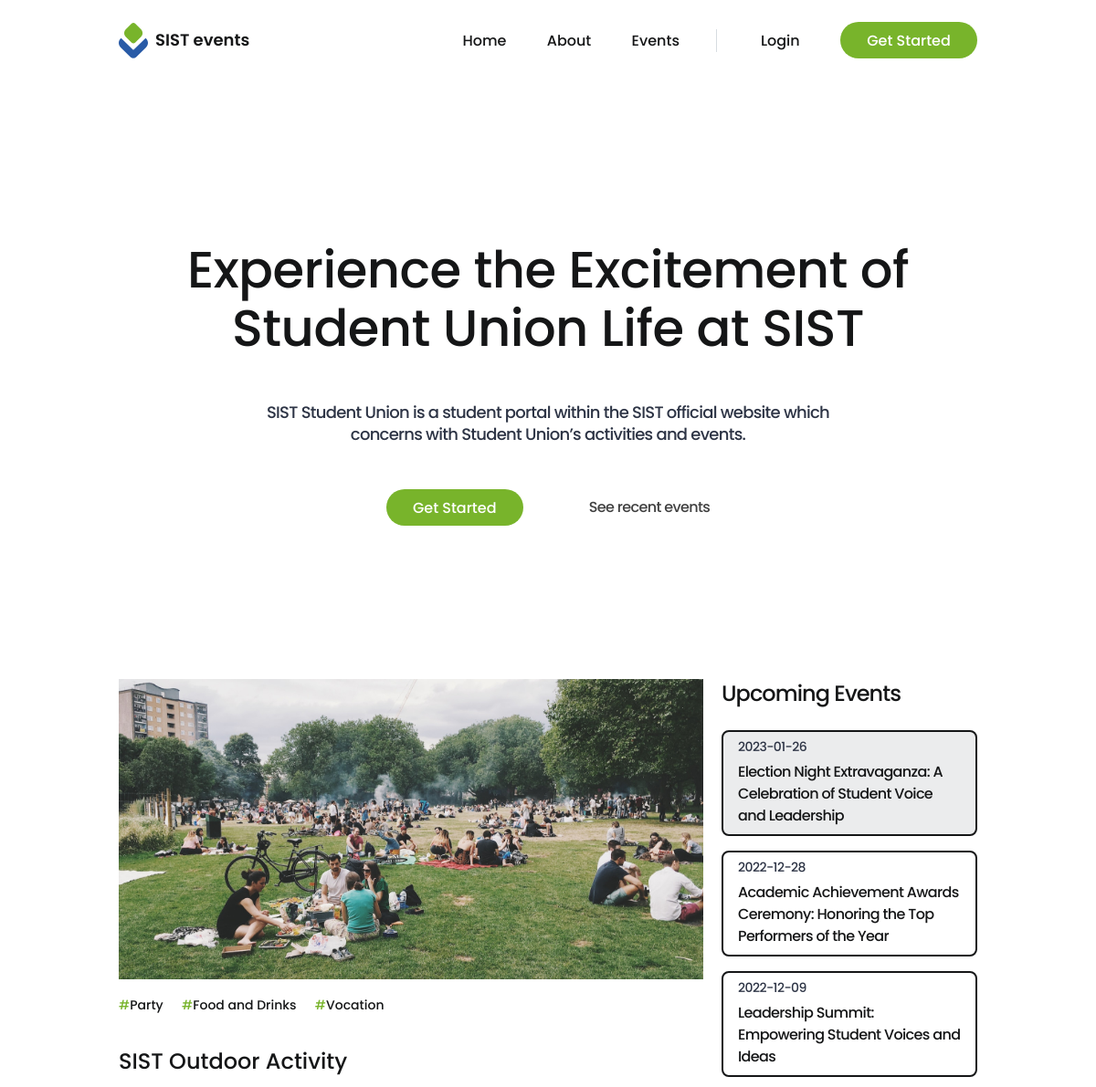
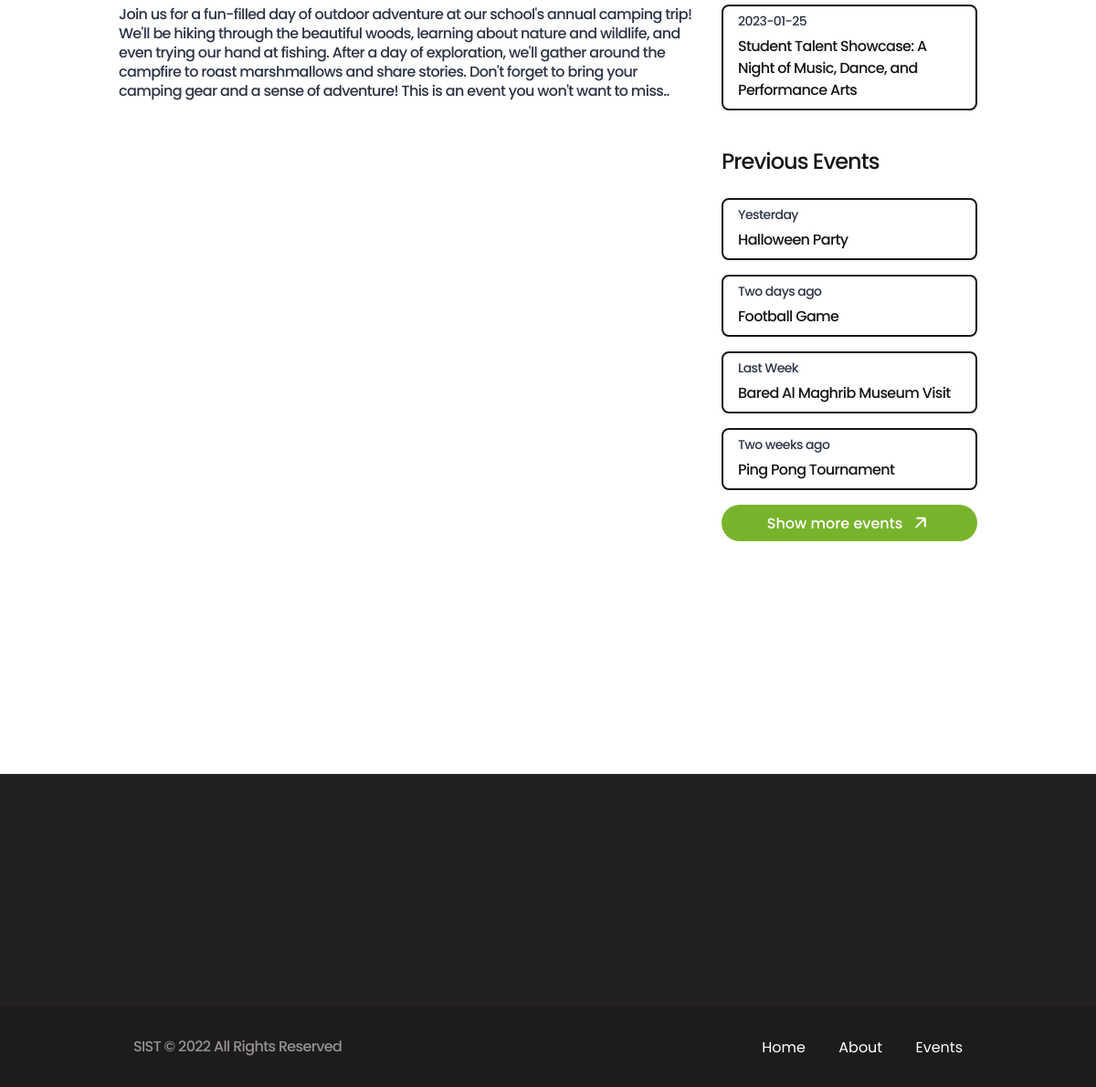
The page / on the database its author committed (2 pictures, top to bottom).
### tables this page shows
CREATE TABLE IF NOT EXISTS `event_details` (
  `event_id` int(11) NOT NULL AUTO_INCREMENT,
  `event_name` varchar(100) NOT NULL,
  `event_description` varchar(500) DEFAULT NULL,
  `event_category` varchar(50) DEFAULT NULL,
  `keywords` varchar(100) DEFAULT NULL,
  `video_url` varchar(100) DEFAULT NULL,
  `image_url` varchar(100) DEFAULT NULL,
  `start_date` date DEFAULT NULL,
  `end_date` date DEFAULT NULL,
  `user_id` int(11) NOT NULL,
  PRIMARY KEY (`event_id`),
  KEY `user_id` (`user_id`)
);

### index.php (the view, shortened to what this page needs)
<?php
$today = new DateTime();
$mysqli = require __DIR__ . "/includes/db.php";
$eventsSQL = "SELECT * FROM event_details";
$res = $mysqli->query($eventsSQL);
?>
<!DOCTYPE html>
<html lang="en">
<head>
    <link rel="stylesheet" href="./styles/scss/main.css"/>
</head>
<body>
<div class="nav-container">
    <nav>
        <div class="logo">
            <a href="index.php">
                <img
                        src="./assets/icons/SIST Events Logo.svg"
                        alt="SIST Events Logo"
                />
                <h6 class="logo-title">SIST events</h6>
            </a>
        </div>
        <div class="links-holder">
            <div class="links hide-for-tablet">
                <a href="index.php">Home</a>
                <a href="./about.php">About</a>
                <a href="events.php">Events</a>
            </div>
            <div class="nav-cta">
                <a href="login-page.php">Login</a>
                <button onclick="window.location.href = 'register.php'">Get Started</button>
            </div>
        </div>
    </nav>
</div>
<header>
    <h1>Experience the Excitement of Student Union Life at SIST</h1>
    <p>
        SIST Student Union is a student portal within the SIST official website
        which concerns with Student Union’s activities and events.
    </p>
    <div class="head-cta">
        <a href="./register.php">
            <button>Get Started</button>
        </a>
        <a href="#recent-events">See recent events</a>
    </div>
</header>
<main>
    <div id="recent-events" class="events-container">
        <article>
            <img
                    class="article-img"
                 src="./assets/images/SIST Outside Activity.jpg"
                 alt="SIST outside activity"
            />
            <div class="event-keywords">
                <a href="#"><span>#</span>Party</a>
                <a href="#"><span>#</span>Food and Drinks</a>
                <a href="#"><span>#</span>Vocation</a>
            </div>
            <div class="article-body">
                <h6 class="article-body-title">SIST Outdoor Activity</h6>
                <p class="event-body-text">
                    Join us for a fun-filled day of outdoor adventure at our school's annual camping trip! We'll be
                    hiking through the beautiful woods, learning about nature and wildlife, and even trying our hand at
                    fishing. After a day of exploration, we'll gather around the campfire to roast marshmallows and
                    share stories. Don't forget to bring your camping gear and a sense of adventure! This is an event
                    you won't want to miss..
                </p>
            </div>
        </article>
        <div class="events-menu-container">
            <div class="events-menu hidden">
                <div class="upcoming-events">
                    <h4>Upcoming Events</h4>
                    <?php while ($row = $res->fetch_assoc()) { ?>
                    <?php if ($today > new DateTime($row["start_date"])) { ?> <?php ?>
                    <div id="<?php echo $row["event_id"]?>" class="event">
                        <p><?php echo $row["start_date"] ?></p>
                        <h6><?php echo $row["event_name"]?> </h6>
                    </div>
                    <?php } ?>
                    <?php } ?>
                </div>
                <div class="previous-events">
                    <h4>Previous Events</h4>
                    <div id="3" class="event">
                        <p>Yesterday</p>
                        <h6>Halloween Party</h6>
                    </div>
                    <div id="2" class="event">
                        <p>Two days ago</p>
                        <h6>Football Game</h6>
                    </div>
                    <div id="1" class="event">
                        <p>Last Week</p>
                        <h6>Bared Al Maghrib Museum Visit</h6>
                    </div>
                    <div id="0" class="event">
                        <p>Two weeks ago</p>
                        <h6>Ping Pong Tournament</h6>
                    </div>
                </div>
                <a href="events.php">
                    <button>Show more events <img src="./assets/icons/arrow-up-right.svg" alt="Arrow Up Right Icon">
                    </button>
                </a>
            </div>
        </div>
    </div>
</main>
<footer>
    <div class="footer-details-container">
        <div class="footer-details">
        </div>
    </div>
    <div class="footer-nav-container">
        <div class="footer-nav">
            <p>SIST © 2022 All Rights Reserved</p>
            <div class="links">
                <a href="index.php">Home</a>
                <a href="about.php">About</a>
                <a href="events.php">Events</a>
            </div>
        </div>
    </div>
</footer>
</body>
</html>

### rows shown on the page
event_details: start_date "2023-01-26", event_name "Election Night Extravaganza: A Celebration of Student Voice and Leadership"
event_details: start_date "2022-12-28", event_name "Academic Achievement Awards Ceremony: Honoring the Top Performers of the Year"
event_details: start_date "2022-12-09", event_name "Leadership Summit: Empowering Student Voices and Ideas"
event_details: start_date "2023-01-25", event_name "Student Talent Showcase: A Night of Music, Dance, and Performance Arts"
